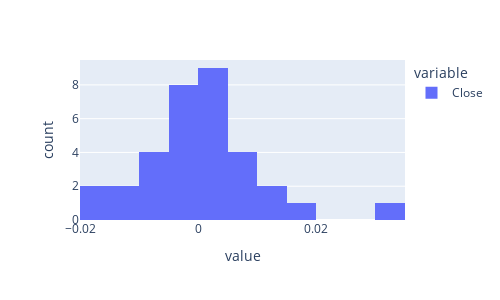

This figure's notebook cell:
### Code cell
log_returns.plot(kind='hist').update_layout(autosize = False, width=500, height=300)

### Figure 1 — Plotly figure (JSON) as saved in the notebook; plotly's stock layout.template omitted (floating-point values rounded to 4 significant figures)
{"data": [{"alignmentgroup": "True", "bingroup": "x", "hovertemplate": "variable=Close<br>value=%{x}<br>count=%{y}<extra></extra>", "legendgroup": "Close", "marker": {"color": "#636efa"}, "name": "Close", "offsetgroup": "Close", "orientation": "v", "showlegend": true, "type": "histogram", "x": [-0.007497, 0.003764, 0.0007955, 0.01247, 0.005311, 3.125e-05, 0.005158, 0.01756, 0.0007786, -0.00416, 0.003549, 0.01317, -0.006183, -0.007366, 0.008548, -0.01213, 0.03382, 0.002132, -0.01312, 0.001228, 0.001466, -0.001271, -0.004815, -0.001339, -0.01783, 0.00387, -0.005036, -0.01557, -0.004702, -0.00174, 0.008435, -0.003615, -0.002548], "xaxis": "x", "yaxis": "y"}], "layout": {"autosize": false, "barmode": "relative", "height": 300, "legend": {"title": {"text": "variable"}, "tracegroupgap": 0}, "margin": {"t": 60}, "width": 500, "xaxis": {"anchor": "y", "domain": [0, 1], "title": {"text": "value"}}, "yaxis": {"anchor": "x", "domain": [0, 1], "title": {"text": "count"}}}}
